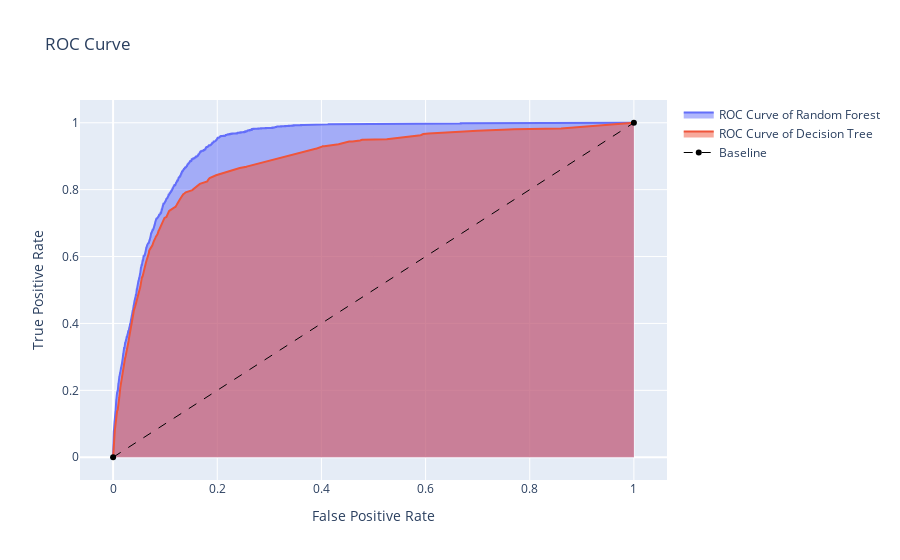

The notebook cell saved with this chart:
### Markdown cell above
### Plot ROC graph

### Code cell
def plot_ROC(fpr, tpr, threshold,model):
    trace0 = go.Scatter(x=fpr[0], y=tpr[0], text=threshold[0], fill='tozeroy', name='ROC Curve of {} '.format(model[0]))
    trace1 = go.Scatter(x=fpr[1], y=tpr[1], text=threshold[1], fill='tozeroy', name='ROC Curve of {} '.format(model[1]))
    trace2 = go.Scatter(x=[0,1], y=[0,1], line={'color': 'black', 'width': 1, 'dash': 'dash'}, name='Baseline')
    data = [trace0, trace1, trace2]
    
    layout = go.Layout(title='ROC Curve', xaxis={'title': 'False Positive Rate'}, 
                       yaxis={'title': 'True Positive Rate'})
    fig = go.Figure(data, layout)
    fig.show();

plot_ROC(fpr, tpr, threshold = np.transpose([roc_curve(y_test, models[0].predict_proba(x_test)[:,1]),
                                roc_curve(y_test, models[1].predict_proba(x_test)[:,1])]),
                                model=["Random Forest","Decision Tree"])

### Figure 1 — Plotly figure (JSON) as saved in the notebook; plotly's stock layout.template omitted (floating-point values rounded to 4 significant figures; data arrays with more than 128 entries replaced by an {"elided": "..."} marker saying what was removed)
{"data": [{"fill": "tozeroy", "name": "ROC Curve of Random Forest ", "text": {"elided": "2 rows, 1836 float values in total"}, "type": "scatter", "x": {"elided": "1685 float values"}, "y": {"elided": "1685 float values"}}, {"fill": "tozeroy", "name": "ROC Curve of Decision Tree ", "text": {"elided": "2 rows, 1836 float values in total"}, "type": "scatter", "x": {"elided": "151 float values"}, "y": {"elided": "151 float values"}}, {"line": {"color": "black", "dash": "dash", "width": 1}, "name": "Baseline", "type": "scatter", "x": [0, 1], "y": [0, 1]}], "layout": {"title": {"text": "ROC Curve"}, "xaxis": {"title": {"text": "False Positive Rate"}}, "yaxis": {"title": {"text": "True Positive Rate"}}}}
